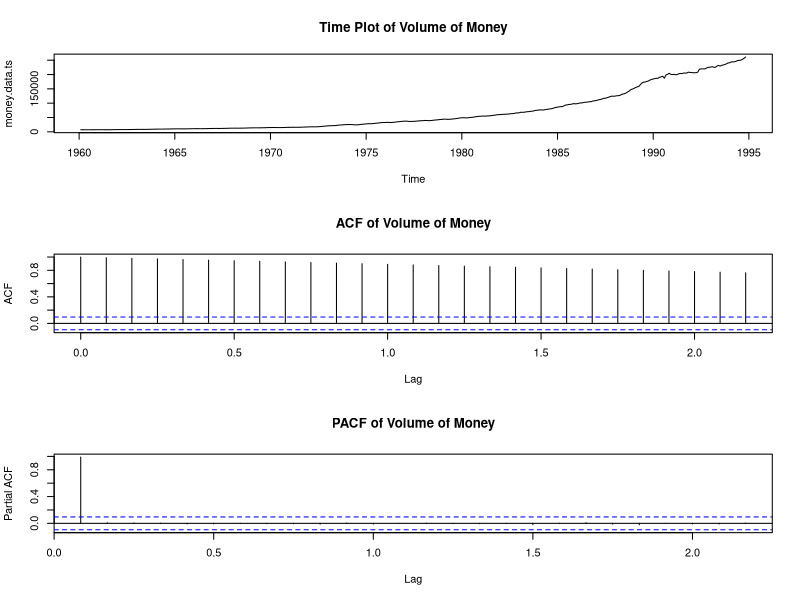
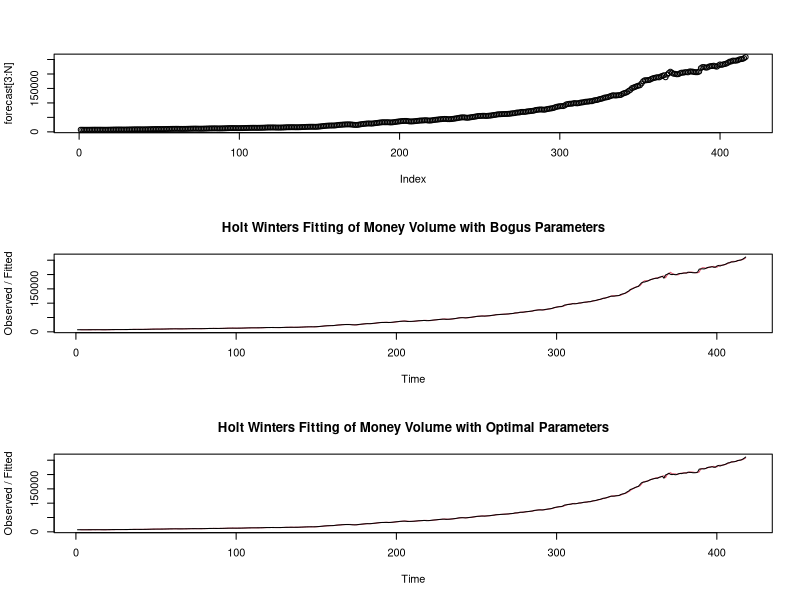
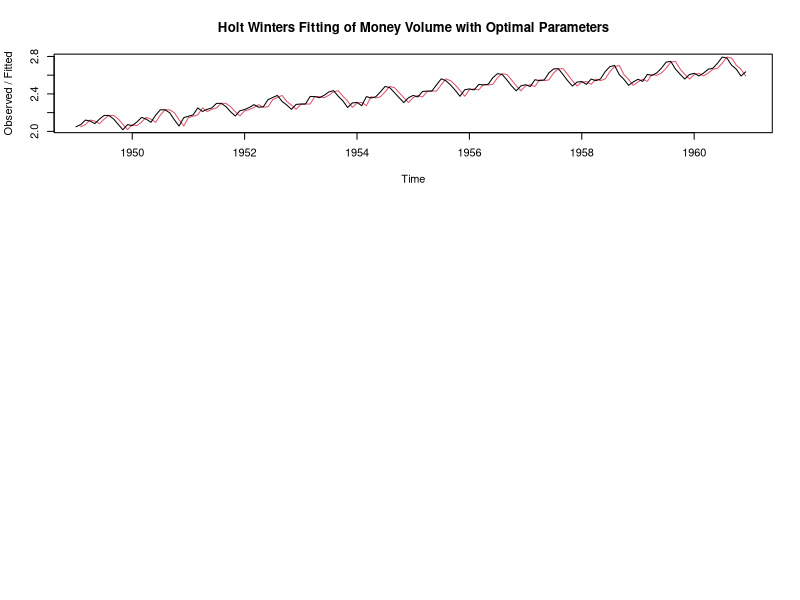

Generate these figures, in order, with R:
###Volume of Money####
getwd()
#setwd("C:\Users\msreed\Documents\personal\Cousera\TimeSeries")
money.data = read.csv("volume-of-money-abs-definition-m.csv")
money.data.ts = ts(money.data[,2],start=c(1960,2) , frequency=12)
par(mfrow=c(3,1))
plot(money.data.ts, main="Time Plot of Volume of Money")
acf(money.data.ts, main="ACF of Volume of Money")
acf(money.data.ts, type="partial", main="PACF of Volume of Money")
#set up our transformed data and smoothing parameters
data = money.data[,2]
N = length(data)
alpha = 0.7
beta = 0.5
##prepare empty arrays so we can store values
forecast = NULL
level = NULL
trend = NULL
#initialize level and trend in a very simple way
level[1] = data [1]
trend[1] = data [2]- data [1]
#initialize forecast to get started
forecast[1] = data [1]
forecast[2] = data [2]
#loop to build forecasts
for( n in 2:N ) {
	level[n] = alpha* data [n] + (1-alpha)*(level[n-1]+trend[n-1])
	trend[n] = beta*(level[n] - level[n-1]) + (1-beta)*trend[n-1]
	forecast[n+1] = level[n] + trend[n]
}
#display your calculated forecast values
forecast[3:N]
plot(forecast[3:N])
#verify that we have recovered HoltWinters() output
m = HoltWinters(data, alpha = 0.7, beta = 0.5, gamma = FALSE)
m$fitted[,1]
plot(m, main="Holt Winters Fitting of Money Volume with Bogus Parameters")
m=HoltWinters(data, gamma = FALSE)
plot(m, main="Holt Winters Fitting of Money Volume with Optimal Parameters")
#########################################################
m=HoltWinters(x = log10(AirPassengers), beta = FALSE, gamma = FALSE)
#plot(log10(AirPassengers))
plot(m, main="Holt Winters Fitting of Money Volume with Optimal Parameters")
m$SSE